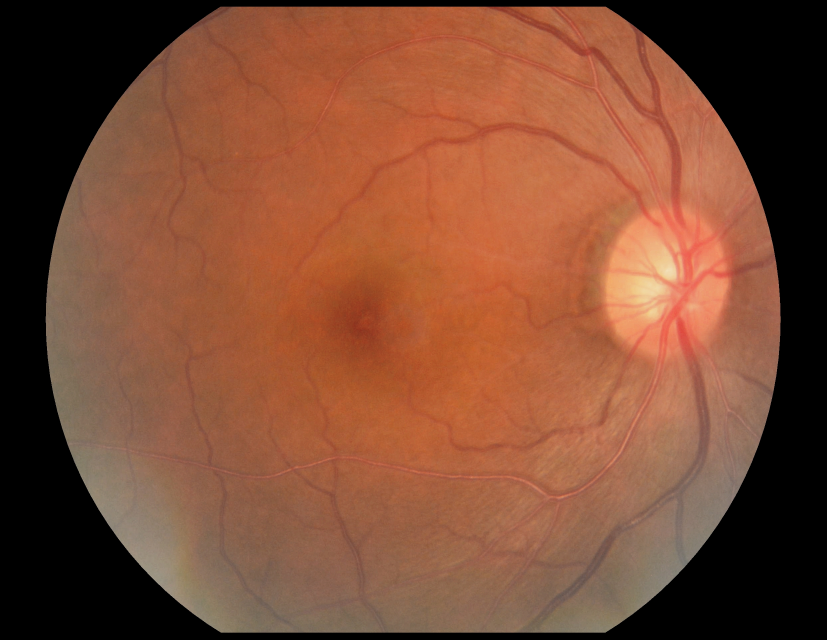
#> input picture prediction images/grade 0 image1.jpg, 2480 x 1919 px (shown at 1/3 size)
$ python -i preprocessing.py   (imports and definitions only)   (older library calls are emulated)
#> lines starting #> are read from the running program, lines starting #| are printed output that depends on the picture; after the words box and inside, x2 and y2 are one past the last pixel; in counts of white or black regions, pixels touching at a corner belong together
"""
Step 3: Preprocessing functions for fundus images.
Each function does ONE job, so you can test them individually before combining.
"""

import cv2
import numpy as np


def circular_crop(image):
    """
    Removes the black border around the retina by finding the actual
    eye region and cropping tightly around it.
    """
    gray = cv2.cvtColor(image, cv2.COLOR_RGB2GRAY)
    _, thresh = cv2.threshold(gray, 10, 255, cv2.THRESH_BINARY)
    contours, _ = cv2.findContours(thresh, cv2.RETR_EXTERNAL, cv2.CHAIN_APPROX_SIMPLE)

    if not contours:
        return image  # fallback: no crop if detection fails

    largest_contour = max(contours, key=cv2.contourArea)
    x, y, w, h = cv2.boundingRect(largest_contour)
    cropped = image[y:y + h, x:x + w]
    return cropped


def apply_clahe(image):
    """
    Enhances contrast so lesions (microaneurysms, hemorrhages) become
    more visible. Applied on the green channel, which carries the most
    lesion detail in fundus images.
    """
    lab = cv2.cvtColor(image, cv2.COLOR_RGB2LAB)
    l_channel, a, b = cv2.split(lab)

    clahe = cv2.createCLAHE(clipLimit=2.0, tileGridSize=(8, 8))
    l_enhanced = clahe.apply(l_channel)

    enhanced_lab = cv2.merge((l_enhanced, a, b))
    enhanced_rgb = cv2.cvtColor(enhanced_lab, cv2.COLOR_LAB2RGB)
    return enhanced_rgb


def ben_graham_preprocess(image, sigma_fraction=10):
    """
    Ben Graham's preprocessing method (used by most top-scoring solutions
    in the original Kaggle DR competition). Subtracts a heavily-blurred
    version of the image from itself, weighted, which cancels out uneven
    lighting across the retina and makes lesions (microaneurysms,
    hemorrhages, exudates) stand out much more clearly than CLAHE alone.
    """
    height, width = image.shape[:2]
    sigma = width / sigma_fraction

    blurred = cv2.GaussianBlur(image, (0, 0), sigma)
    enhanced = cv2.addWeighted(image, 4, blurred, -4, 128)

    return enhanced


def resize_image(image, size=224):
    """Resizes to a fixed size expected by ResNet-50."""
    return cv2.resize(image, (size, size), interpolation=cv2.INTER_AREA)


def is_low_quality(image, blur_threshold=5.0, dark_threshold=20.0):
    """
    Flags an image as low quality if it's too blurry or too dark to be
    gradable. Returns True if the image should be EXCLUDED.

    blur_threshold was recalibrated based on the actual APTOS 2019 blur
    score distribution (Laplacian variance on cropped images): min 3.26,
    5th percentile 5.91, median 20.36, max 113.03. Fundus images are
    naturally soft compared to typical sharp photos, so a generic
    threshold of 100 was excluding almost the entire dataset. 5.0 sits
    just below the 5th percentile, filtering only genuine outliers near
    the bottom of the range instead of the normal spread of the data.
    """
    gray = cv2.cvtColor(image, cv2.COLOR_RGB2GRAY)

    # Blur check: low variance in Laplacian = blurry image
    blur_score = cv2.Laplacian(gray, cv2.CV_64F).var()
    if blur_score < blur_threshold:
        return True

    # Darkness check: very low average brightness = underexposed
    mean_brightness = gray.mean()
    if mean_brightness < dark_threshold:
        return True

    return False


def preprocess_image(image_path, size=224, use_ben_graham=False):
    """
    Full pipeline for one image: load -> crop -> quality check -> enhance -> resize.
    Cropping happens BEFORE the quality check, because the black border
    around the retina has near-zero pixel variance and falsely triggers
    the blur check if checked first. Quality must be judged on the actual
    retina, not the padding around it.

    use_ben_graham: if True, uses Ben Graham's local-average-subtraction
    method instead of CLAHE. Test both on a small sample (see
    preview_preprocessing.py) before choosing one for a full training run.

    Returns None if the image fails the quality check (so it gets skipped).
    """
#> called with image_path = 'prediction images/grade 0 image1.jpg', size = 224, use_ben_graham = False
    image = cv2.imread(image_path)
#> image is the input picture: shape (1919, 2480, 3); mean B, G, R 52.6, 75.9, 125.9
    if image is None:
        return None
    image = cv2.cvtColor(image, cv2.COLOR_BGR2RGB)

    image = circular_crop(image)
#> in circular_crop, `gray = cv2.cvtColor(image, cv2.COLOR_RGB2GRAY)`:
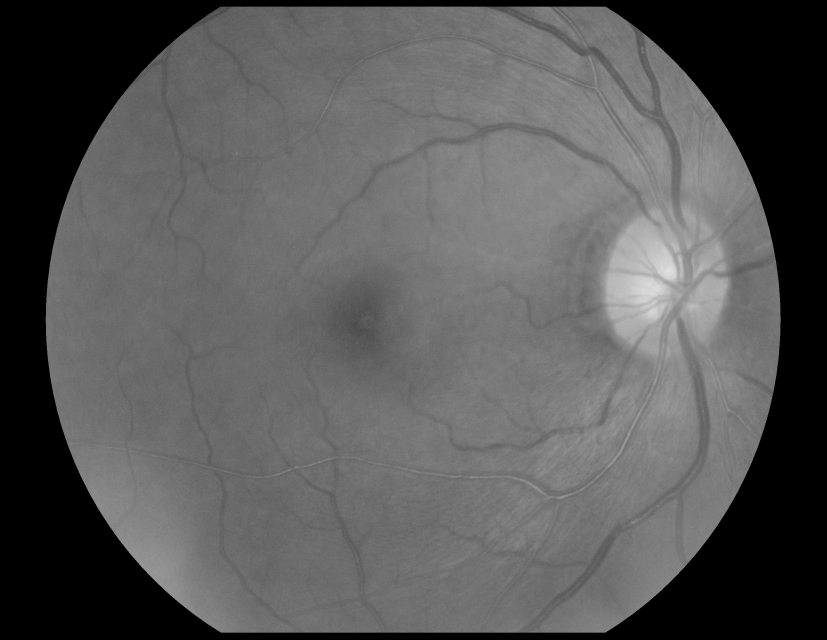
#> gray: shape (1919, 2480) (shown at 1/3 size); min 0, max 226, mean 88.2
#> in circular_crop, `_, thresh = cv2.threshold(gray, 10, 255, cv2.THRESH_BINARY)`:
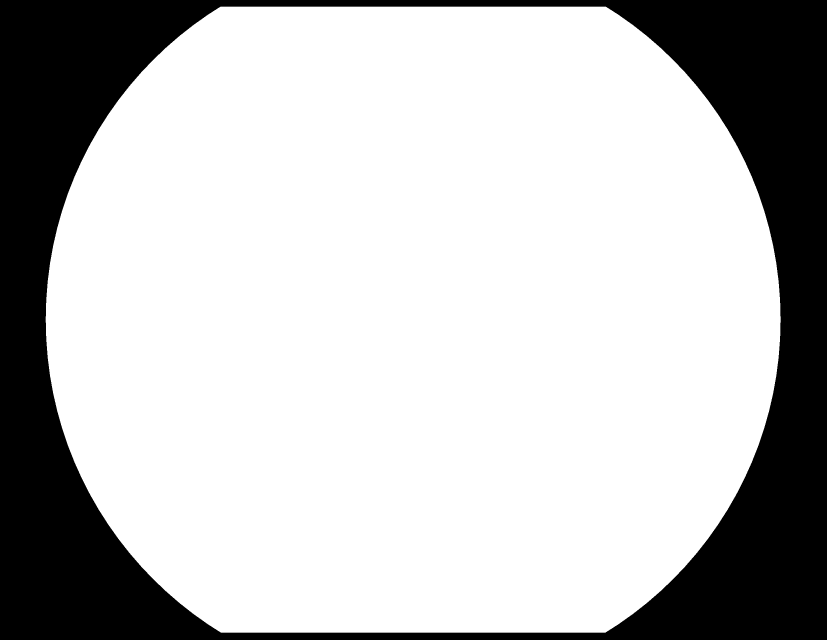
#> thresh: shape (1919, 2480) (shown at 1/3 size); 74.8% white; 1 black region
#> in circular_crop, `contours, _ = cv2.findContours(thresh, cv2.RETR_EXTERNAL, cv2.CHAIN_AP..`: contours = 1 contour; box (x1, y1, x2, y2) and area: (137, 20, 2342, 1898) 3558138
#> in circular_crop, `largest_contour = max(contours, key=cv2.contourArea)`: largest_contour = contour of 1912 points, box (x1, y1, x2, y2) (137, 20, 2342, 1898), area 3558138
#> in circular_crop, `x, y, w, h = cv2.boundingRect(largest_contour)`: x = 137; y = 20; w = 2205; h = 1878

    if is_low_quality(image):
#> in is_low_quality, `gray = cv2.cvtColor(image, cv2.COLOR_RGB2GRAY)`:
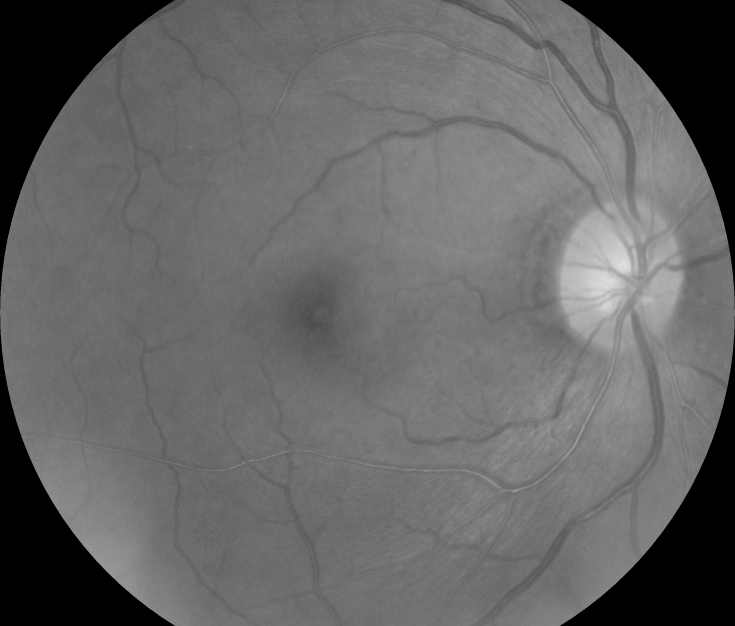
#> gray: shape (1878, 2205) (shown at 1/3 size); min 0, max 226, mean 101.3
#> in is_low_quality, `blur_score = cv2.Laplacian(gray, cv2.CV_64F).var()`: blur_score = 88.7
#> in is_low_quality, `mean_brightness = gray.mean()`: mean_brightness = 101.3
        return None

    if use_ben_graham:
        image = ben_graham_preprocess(image)
    else:
        image = apply_clahe(image)
#> in apply_clahe, `lab = cv2.cvtColor(image, cv2.COLOR_RGB2LAB)`: lab: shape (1878, 2205, 3); mean of channels 0, 1, 2 109.5, 148.5, 153
#> in apply_clahe, `l_channel, a, b = cv2.split(lab)`:
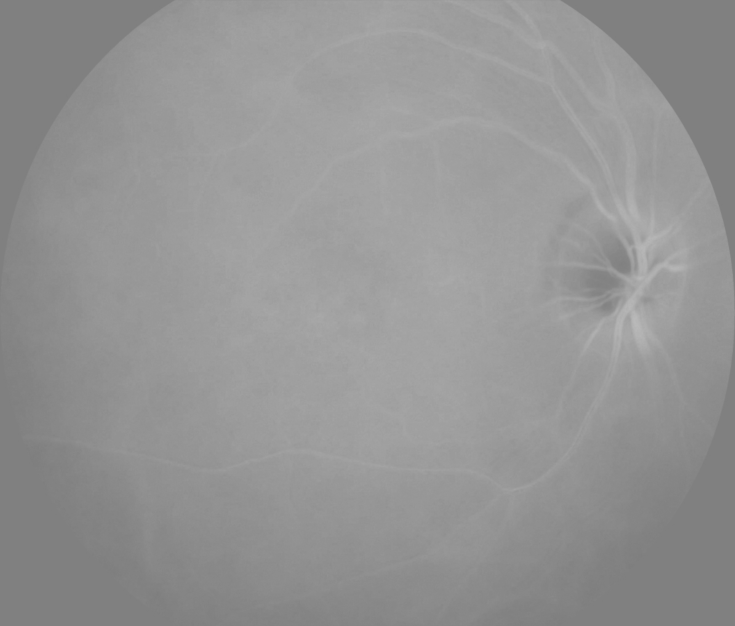
#> a: shape (1878, 2205) (shown at 1/3 size); min 125, max 187, mean 148.5
#> in apply_clahe, `l_enhanced = clahe.apply(l_channel)`:
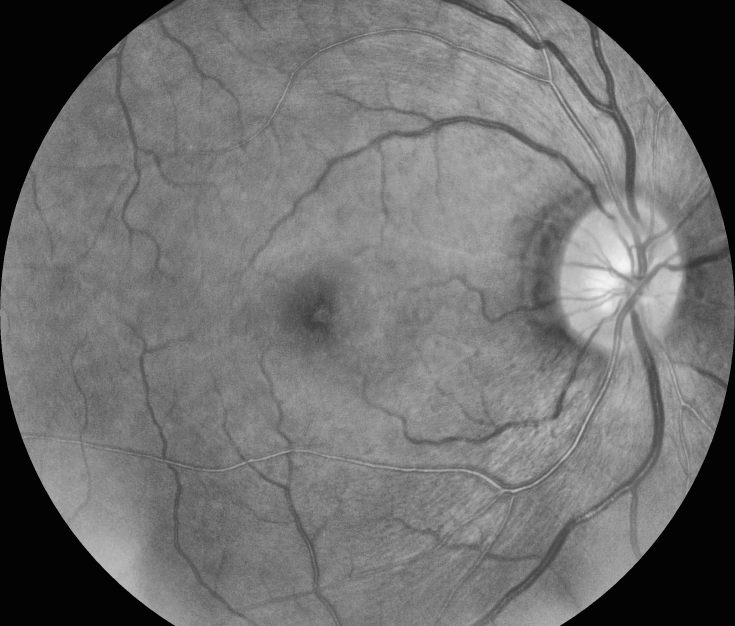
#> l_enhanced: shape (1878, 2205) (shown at 1/3 size); min 2, max 245, mean 111.9
#> in apply_clahe, `enhanced_lab = cv2.merge((l_enhanced, a, b))`: enhanced_lab: shape (1878, 2205, 3); mean of channels 0, 1, 2 111.9, 148.5, 153
#> in apply_clahe, `enhanced_rgb = cv2.cvtColor(enhanced_lab, cv2.COLOR_LAB2RGB)`:
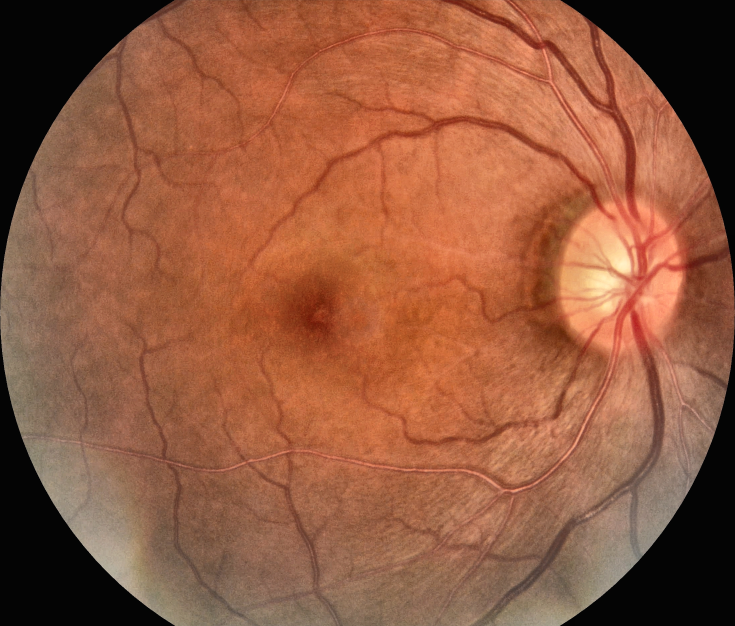
#> enhanced_rgb: shape (1878, 2205, 3) (shown at 1/3 size); mean R, G, B 147.6, 90, 63.1

    image = resize_image(image, size=size)
#> in resize_image, `return cv2.resize(image, (size, size), interpolation=cv2.INTER_AREA)`:
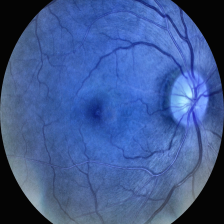
#> returned value: shape (224, 224, 3); mean of channels 0, 1, 2 147.6, 90, 63.1; drawn as B, G, R

    return image

>>> result = preprocess_image('prediction images/grade 0 image1.jpg')

$ run again, on prediction images/grade 0 image2.png
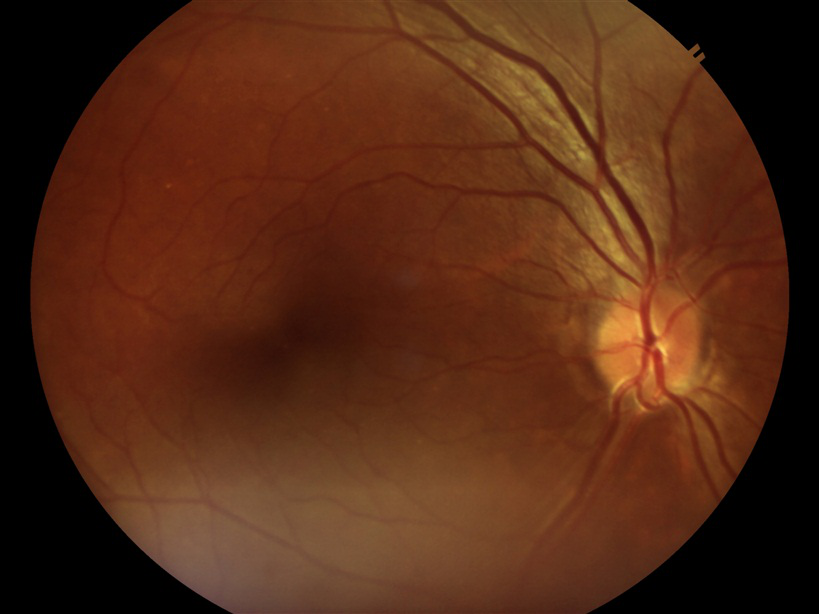
#> input picture prediction images/grade 0 image2.png, 819 x 614 px
#> in preprocess_image, image is the input picture: shape (614, 819, 3); mean B, G, R 21.5, 42.2, 84.1
#> in circular_crop, `_, thresh = cv2.threshold(gray, 10, 255, cv2.THRESH_BINARY)`:
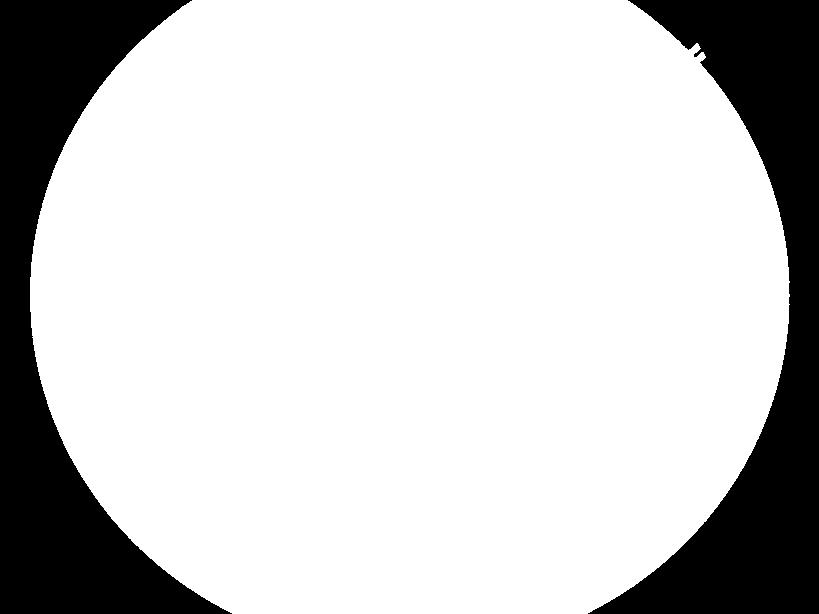
#> thresh: shape (614, 819); 79.7% white; 2 black regions
#> contours = 1 contour; box (x1, y1, x2, y2) and area: (30, 0, 790, 614) 399854
#> largest_contour = contour of 708 points, box (x1, y1, x2, y2) (30, 0, 790, 614), area 399854
#> x = 30; y = 0; w = 760; h = 614
#> blur_score = 20.71
#> mean_brightness = 56.45
#> lab: shape (614, 760, 3); mean of channels 0, 1, 2 62.5, 146.1, 150.7
#> enhanced_lab: shape (614, 760, 3); mean of channels 0, 1, 2 76.9, 146.1, 150.7
#> in resize_image, `return cv2.resize(image, (size, size), interpolation=cv2.INTER_AREA)`:
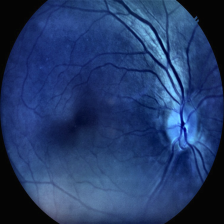
#> returned value: shape (224, 224, 3); mean of channels 0, 1, 2 106.1, 59.1, 35.8; drawn as B, G, R

$ run again, on prediction images/grade 1 image2.png
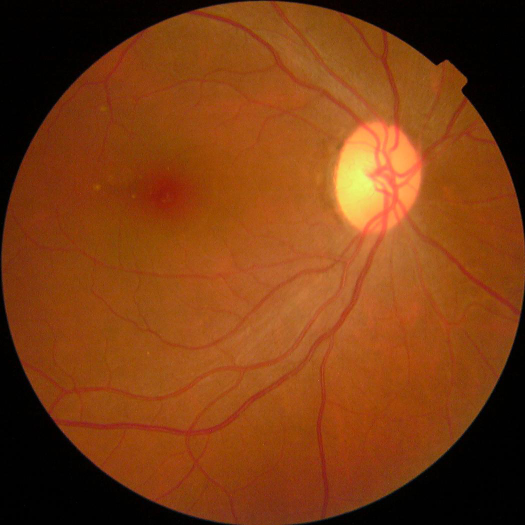
#> input picture prediction images/grade 1 image2.png, 1050 x 1050 px (shown at 1/2 size)
#> in preprocess_image, image is the input picture: shape (1050, 1050, 3); mean B, G, R 18.1, 60.7, 123.9
#> in circular_crop, `_, thresh = cv2.threshold(gray, 10, 255, cv2.THRESH_BINARY)`:
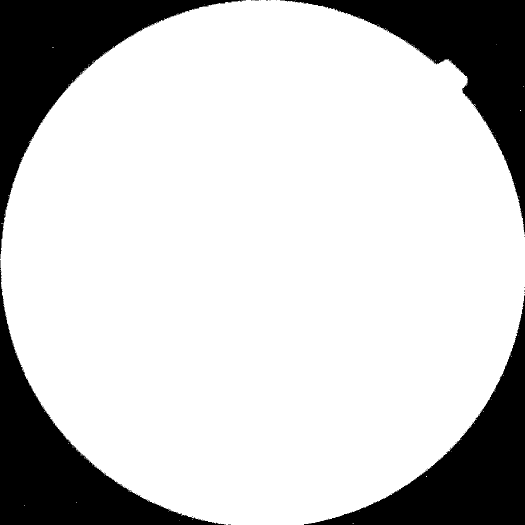
#> thresh: shape (1050, 1050) (shown at 1/2 size); 79.1% white; 30 black regions (26 under 20 px)
#> contours = 145 contours, 144 with area under 20; largest, box (x1, y1, x2, y2) and area: (0, 0, 1050, 1050) 870326
#> largest_contour = contour of 2265 points, box (x1, y1, x2, y2) (0, 0, 1050, 1050), area 870326
#> x = 0; w = 1050
#> blur_score = 46.87
#> mean_brightness = 74.78
#> lab: shape (1050, 1050, 3); mean of channels 0, 1, 2 84.5, 151.6, 162.8
#> enhanced_lab: shape (1050, 1050, 3); mean of channels 0, 1, 2 91.8, 151.6, 162.8
#> in resize_image, `return cv2.resize(image, (size, size), interpolation=cv2.INTER_AREA)`:
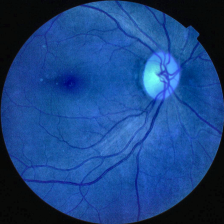
#> returned value: shape (224, 224, 3); mean of channels 0, 1, 2 132.5, 68.3, 25.8; drawn as B, G, R
